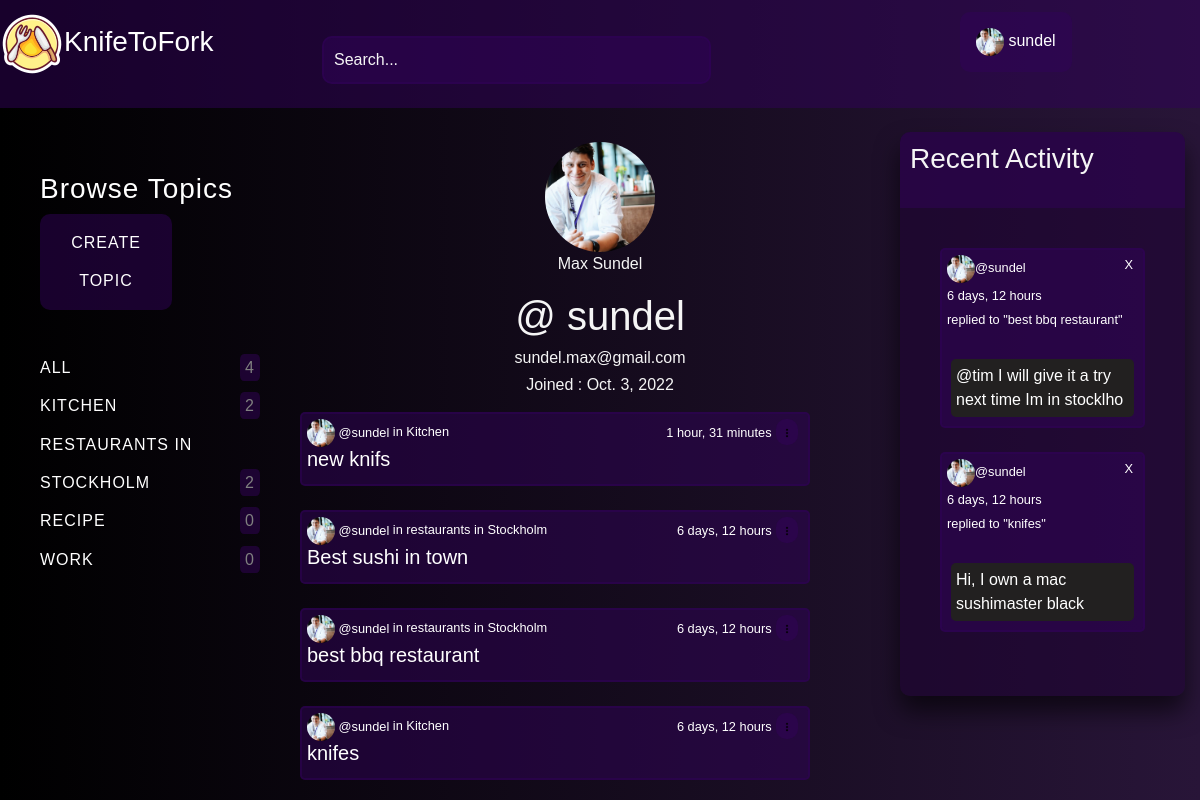
/profile/1/ (signed in), run on the app's committed database.
### base/models.py (models this page shows, shortened)
class Topic(models.Model):
    name = models.CharField(max_length=200)

class Room(models.Model):
    host = models.ForeignKey(User, on_delete=models.SET_NULL, null=True)
    topic = models.ForeignKey(Topic, on_delete=models.SET_NULL, null=True)
    name = models.CharField(max_length=200)
    description = models.TextField(null=True, blank=True)
    participants = models.ManyToManyField(User, related_name='participants', blank=True)
    updated = models.DateTimeField(auto_now=True)
    created = models.DateTimeField(auto_now_add=True)
    class Meta:
        ordering = ['-updated', '-created']
    def __str__(self):
        return self.name

class Message(models.Model):
    user = models.ForeignKey(User, on_delete=models.CASCADE)
    room = models.ForeignKey(Room, on_delete=models.CASCADE)
    body = models.TextField()
    updated = models.DateTimeField(auto_now=True)
    created = models.DateTimeField(auto_now_add=True)
    class Meta:
        ordering = ['-updated', '-created']
    def __str__(self):
        return self.body[0:50]

### base/views.py (the view)
# urls.py: path('profile/<str:pk>/', views.userProfile, name='user-profile'),
def userProfile(request, pk):
    user = User.objects.get(id=pk)
    rooms = user.room_set.all()
    room_messages = user.message_set.all()
    topics = Topic.objects.all()
    context = {'user': user, 'rooms': rooms,
               'room_messages': room_messages, 'topics': topics,
               }
    return render(request, 'base/profile.html', context)

### base/templates/base/profile.html (shortened to what this page needs)
{% extends "base.html" %}
{% load static %}
{% block content %}
<div class="profile-container">
    <div>
        {% include 'base/topics_component.html' %}
    </div>
    <div>
        <div class="profile-bio">
            <img class="profile-img" src="/./media/profile.jpg" alt="">
            <p style="color: whitesmoke;">{{user.first_name}} {{user.last_name}}</p>
            <h1 style="color: whitesmoke;">@ {{user.username }}</h1>
            <H6 style="color: whitesmoke;">{{user.email}}</H6>
            <H6 style="color: whitesmoke;"> Joined : {{user.date_joined|date}}</H6>
        </div>
        {% include 'base/feed_component.html' %}
    </div>
    <div>
        {% include 'base/activity_component.html' %}
    </div>
</div>
{% endblock %}

### templates/navbar.html (shortened to what this page needs)
{% if request.user.is_authenticated %}
<div class="nav-bar">
    <div>
        <a class="home-link" href="{% url 'home' %}">
            <h3><img style="color: white;" src="../media/logo.png" alt="">KnifeToFork</h3>
        </a>
        <br>
    </div>
    <div class="search-bar">
        <form method="GET" action="{% url 'home' %}">
            <input type="text" name="q" class="Search-bar" placeholder="Search..."  />
        </form>
    </div>
    <div class="user-hello">
        {% if request.user.is_authenticated %}
        <div class="dropdown">
            <button class="dropbtn" style="color: white;"><img class="profile-img" src="/./media/profile.jpg" alt="" style="width: 28px; height: 28px;"> {{request.user}}</button>
        </div>
        {% endif %}
    </div>
{% endif %}
</div>
<br>

### base/templates/base/topics_component.html
<div class="topic-feed">
    <h3>Browse Topics</h3>
    <div class="create-btn">
        <a href="{% url 'create-topic' %}">Create topic</a>
    </div>
    <br>
    <div>
        <a href="{% url 'home' %}">All <div class="count-div"><span>{{topics.count}}</span></div></a>
    </div>
    {% for topic in topics %}
    <div>
        <a href="{% url 'home' %}?q={{topic.name}}">{{topic.name}} <div class="count-div"><span>{{topic.room_set.all.count}}</span></div></a>
    </div>
    {% endfor %}
</div>

### base/templates/base/feed_component.html (shortened to what this page needs)
<div class="feed-feed">
    {% for room in rooms %}
    <div class="feed-wrapper">
        <small><a href="{% url 'user-profile' room.host.id %}"><img class="profile-img" src="/./media/profile.jpg" alt="" style="width: 28px; height: 28px;"> @{{room.host.username}}</a></small><small> in {{ room.topic.name }}</small>
        <div class="delete-btn-">
            <small>{{room.created|timesince}}</small>
            <div class="dropdown">
                <button class="dropbtn1" style="color: white;"><img class="profile-img" src="/./media/dots.png" alt="" style="width: 10px; height: 10px;"></button>
            </div>
        </div>
        <h5><a href="{% url 'room' room.id %}">{{room.name}}</a></h5>
    </div>
    <br>
    {% endfor %}
</div>

### base/templates/base/activity_component.html
<div class="activity-feed">
    <div class="activity-feed-header">
        <h3 >Recent Activity</h3>
        <br>
    </div>
    <div class="comment-fieald-wrapper">
        {% for message in room_messages %}
        <div class="comment-wrapper">
            <small><a href="{% url 'user-profile' message.user.id %}"><img class="profile-img" src="/./media/profile.jpg" alt="" style="width: 28px; height: 28px;">@{{message.user}}</a>
                <div class="delete-btn-">
                    {% if request.user == message.user %}
                    <a class="delet-btn" href="{% url 'delete-message' message.id %}">X</a>
                    {% endif %}
                </div>
            </small>
            <br>
            <small>{{message.created|timesince}}</small>
            <br>
            <small>replied to "{{message.room}}"</small>
            <br>
            <br>
            <p class="comment-field">{{message}}</p>
        </div>
        <br>
        {% endfor %}
    </div>
</div>

### static/css/base.css (style rules this page uses)
html { height: 100%; }
.dropbtn { border-radius: 10px; }
.nav-bar { display: grid; grid-template-columns: 1fr 3fr 1fr; margin: 0; padding-top: 1%; background-color: rgba(49, 2, 88, 0.5); }
.search-bar { margin: auto; padding: 10px; width: 80%; }
.Search-bar { background-color: rgba(49, 2, 88, 0.5); color: whitesmoke; padding: 10px; border: none; width: 70%; border: solid 2px rgba(49, 2, 88, 0.5); border-radius: 10px; }
.Search-bar::placeholder { color: whitesmoke; }
.dropbtn { background-color: rgba(49, 2, 88, 0.5); color: white; padding: 16px; font-size: 16px; border: none; }
.dropdown { position: relative; display: inline-block; }
.home-container, .profile-container { display: grid; grid-template-columns: 1fr 2fr 1fr; }
a { text-decoration: none; color: hsl(0, 0%, 100%); }
.activity-feed, .feed-feed, .topic-feed, .participants-feed hr { color: #fff; }
.dropbtn1 { background-color: rgba(49, 2, 88, 0.5); border: 2px solid rgba(49, 2, 88, 0.5); border-radius: 10px; color: white; font-size: 16px; border: none; }
.topic-feed { letter-spacing: 1px; line-height: 2.4; width: 100%; padding: 40px; }
.topic-feed a { text-transform: uppercase; }
.topic-feed span { color: grey; text-decoration: none; border: none; padding: 5px; background-color: rgba(49, 2, 88, 0.5); border-radius: 20%; height: 1px; }
.create-btn { background-color: rgba(49, 2, 88, 0.5); color: white; padding: 16px; font-size: 16px; border: none; width: 60%; padding: 10px; text-align: center; border-radius: 10px; }
.count-div { float: right; }
.activity-feed, .participants-feed { width: 95%; background: rgba(30, 1, 53, 0.5); box-sizing: border-box; box-shadow: 0 15px 25px rgba(0, 0, 0, .6); border: none; border-radius: 10px; }
.activity-feed-header, .participants-feed-header { background-color: rgba(49, 2, 88, 0.5); margin: 0; color: whitesmoke; padding-top: 10px; padding-left: 10px; border: none; border-top-left-radius: 10px; border-top-right-radius: 10px; }
.comment-fieald-wrapper { padding: 40px; }
.comment-wrapper { padding: 5px; border-radius: 5px; background-color: rgba(49, 2, 88, 0.5); border: 2px solid rgba(49, 2, 88, 0.5); }
.comment-field { background-color: rgb(34, 32, 32); padding: 5px; margin: 4px; border-radius: 5px; }
.delete-btn- { float: right; padding-right: 5px; }
.feed-feed { width: 85%; border: none; border-radius: 10px; }
.feed-wrapper { padding: 5px; border-radius: 5px; background-color: rgba(49, 2, 88, 0.5); border: 2px solid rgba(49, 2, 88, 0.5); }
.profile-bio { margin: auto; padding: 10px; text-align: center; }
.profile-img { height: 110px; width: 110px; border-radius: 50%; }

### data on the page
Topic: name "KITCHEN", room_set.all.count "2"
Topic: name "RESTAURANTS IN STOCKHOLM", room_set.all.count "2"
Topic: name "RECIPE", room_set.all.count "0"
Topic: name "WORK", room_set.all.count "0"
Room: host.username "sundel", topic.name "Kitchen", created "1 hour, 31 minutes", name "new knifs"
Room: host.username "sundel", topic.name "restaurants in Stockholm", created "6 days, 12 hours", name "Best sushi in town"
Room: host.username "sundel", topic.name "restaurants in Stockholm", created "6 days, 12 hours", name "best bbq restaurant"
Room: host.username "sundel", topic.name "Kitchen", created "6 days, 12 hours", name "knifes"
Message: user "sundel", shows "X", created "6 days, 12 hours", room "best bbq restaurant", body "@tim I will give it a try next time Im in stocklho"
Message: user "sundel", shows "X", created "6 days, 12 hours", room "knifes", body "Hi, I own a mac sushimaster black"

### other printed values
{{ request.user }} "sundel"
{{ topics.count }} "4"
{{ user.first_name }} "Max"
{{ user.last_name }} "Sundel"
{{ user.username }} "sundel"
{{ user.email }} "sundel.max@gmail.com"
{{ user.date_joined|date }} "Oct. 3, 2022"
